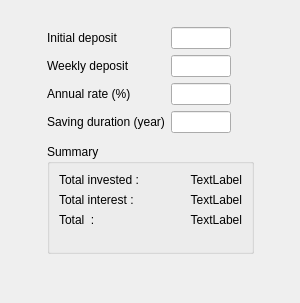
<?xml version="1.0" encoding="UTF-8"?>
<ui version="4.0">
 <class>CompoundInterest</class>
 <widget class="QDialog" name="CompoundInterest">
  <property name="geometry">
   <rect>
    <x>0</x>
    <y>0</y>
    <width>300</width>
    <height>303</height>
   </rect>
  </property>
  <property name="windowTitle">
   <string>Dialog</string>
  </property>
  <widget class="QWidget" name="verticalLayoutWidget">
   <property name="geometry">
    <rect>
     <x>40</x>
     <y>20</y>
     <width>221</width>
     <height>241</height>
    </rect>
   </property>
   <layout class="QVBoxLayout" name="mainLayout">
    <property name="leftMargin">
     <number>7</number>
    </property>
    <property name="topMargin">
     <number>7</number>
    </property>
    <property name="rightMargin">
     <number>7</number>
    </property>
    <property name="bottomMargin">
     <number>7</number>
    </property>
    <item>
     <layout class="QFormLayout" name="formLayout">
      <item row="0" column="0">
       <widget class="QLabel" name="label">
        <property name="text">
         <string>Initial deposit</string>
        </property>
       </widget>
      </item>
      <item row="0" column="1">
       <widget class="QLineEdit" name="initialDepositEdt">
        <property name="minimumSize">
         <size>
          <width>60</width>
          <height>0</height>
         </size>
        </property>
        <property name="maximumSize">
         <size>
          <width>60</width>
          <height>16777215</height>
         </size>
        </property>
       </widget>
      </item>
      <item row="1" column="0">
       <widget class="QLabel" name="label_2">
        <property name="text">
         <string>Weekly deposit</string>
        </property>
       </widget>
      </item>
      <item row="1" column="1">
       <widget class="QLineEdit" name="weeklyDepositEdt">
        <property name="minimumSize">
         <size>
          <width>60</width>
          <height>0</height>
         </size>
        </property>
        <property name="maximumSize">
         <size>
          <width>60</width>
          <height>16777215</height>
         </size>
        </property>
       </widget>
      </item>
      <item row="2" column="0">
       <widget class="QLabel" name="label_3">
        <property name="text">
         <string>Annual rate (%)</string>
        </property>
       </widget>
      </item>
      <item row="2" column="1">
       <widget class="QLineEdit" name="annualRateEdt">
        <property name="minimumSize">
         <size>
          <width>60</width>
          <height>0</height>
         </size>
        </property>
        <property name="maximumSize">
         <size>
          <width>60</width>
          <height>16777215</height>
         </size>
        </property>
       </widget>
      </item>
      <item row="3" column="0">
       <widget class="QLabel" name="label_4">
        <property name="text">
         <string>Saving duration (year)</string>
        </property>
       </widget>
      </item>
      <item row="3" column="1">
       <widget class="QLineEdit" name="durationEdt">
        <property name="minimumSize">
         <size>
          <width>60</width>
          <height>0</height>
         </size>
        </property>
        <property name="maximumSize">
         <size>
          <width>60</width>
          <height>16777215</height>
         </size>
        </property>
       </widget>
      </item>
     </layout>
    </item>
    <item>
     <widget class="QGroupBox" name="groupBox">
      <property name="title">
       <string>Summary</string>
      </property>
      <layout class="QFormLayout" name="formLayout_2">
       <item row="0" column="0">
        <widget class="QLabel" name="label_5">
         <property name="text">
          <string>Total invested :</string>
         </property>
        </widget>
       </item>
       <item row="0" column="1">
        <widget class="QLabel" name="totInvestedLbl">
         <property name="text">
          <string>TextLabel</string>
         </property>
         <property name="alignment">
          <set>Qt::AlignRight|Qt::AlignTrailing|Qt::AlignVCenter</set>
         </property>
        </widget>
       </item>
       <item row="1" column="0">
        <widget class="QLabel" name="label_7">
         <property name="text">
          <string>Total interest :</string>
         </property>
        </widget>
       </item>
       <item row="1" column="1">
        <widget class="QLabel" name="totInterestLbl">
         <property name="text">
          <string>TextLabel</string>
         </property>
         <property name="alignment">
          <set>Qt::AlignRight|Qt::AlignTrailing|Qt::AlignVCenter</set>
         </property>
        </widget>
       </item>
       <item row="2" column="0">
        <widget class="QLabel" name="label_6">
         <property name="text">
          <string>Total  :</string>
         </property>
        </widget>
       </item>
       <item row="2" column="1">
        <widget class="QLabel" name="totalLbl">
         <property name="text">
          <string>TextLabel</string>
         </property>
         <property name="alignment">
          <set>Qt::AlignRight|Qt::AlignTrailing|Qt::AlignVCenter</set>
         </property>
        </widget>
       </item>
      </layout>
     </widget>
    </item>
   </layout>
  </widget>
 </widget>
 <resources/>
 <connections/>
</ui>
